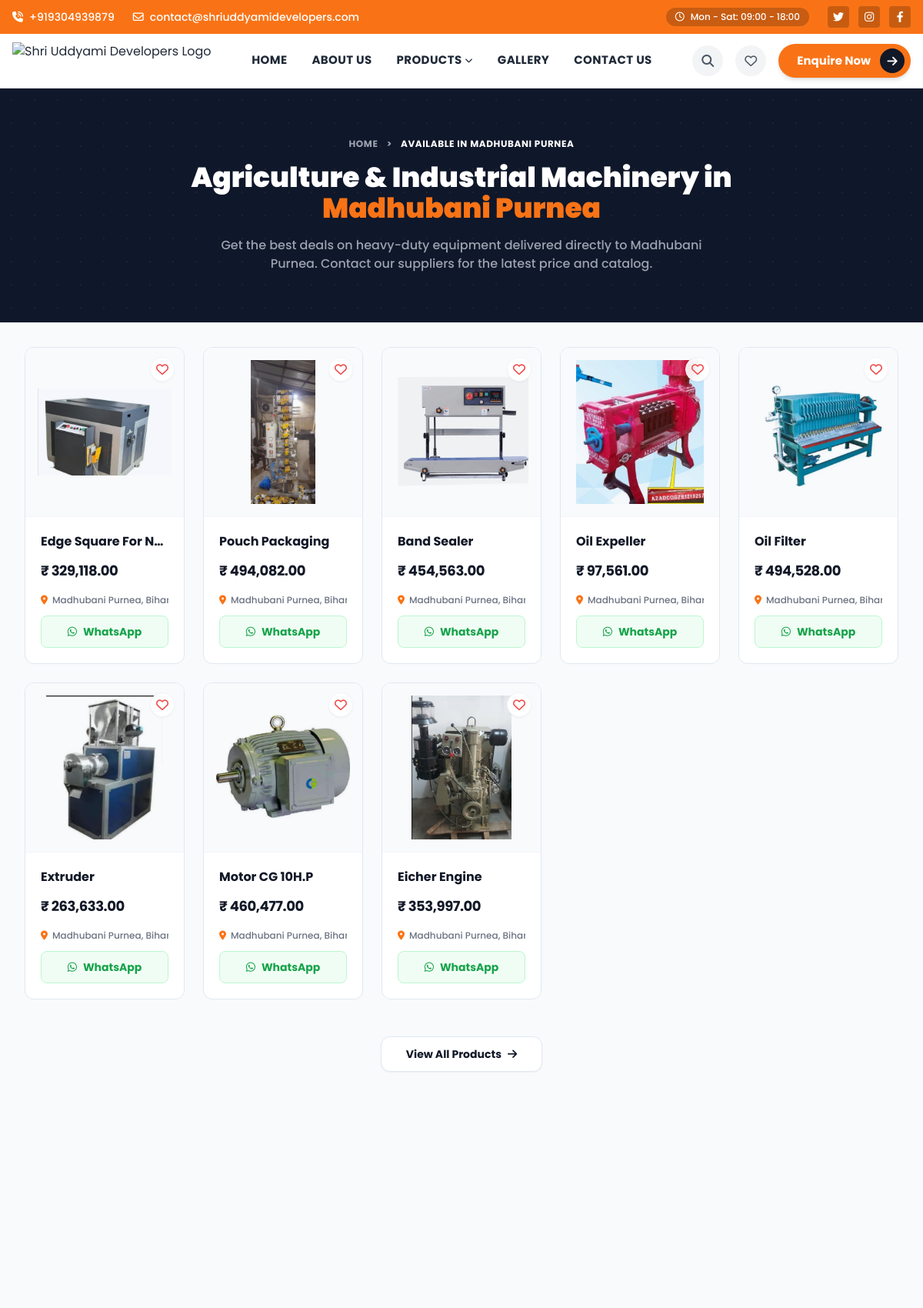
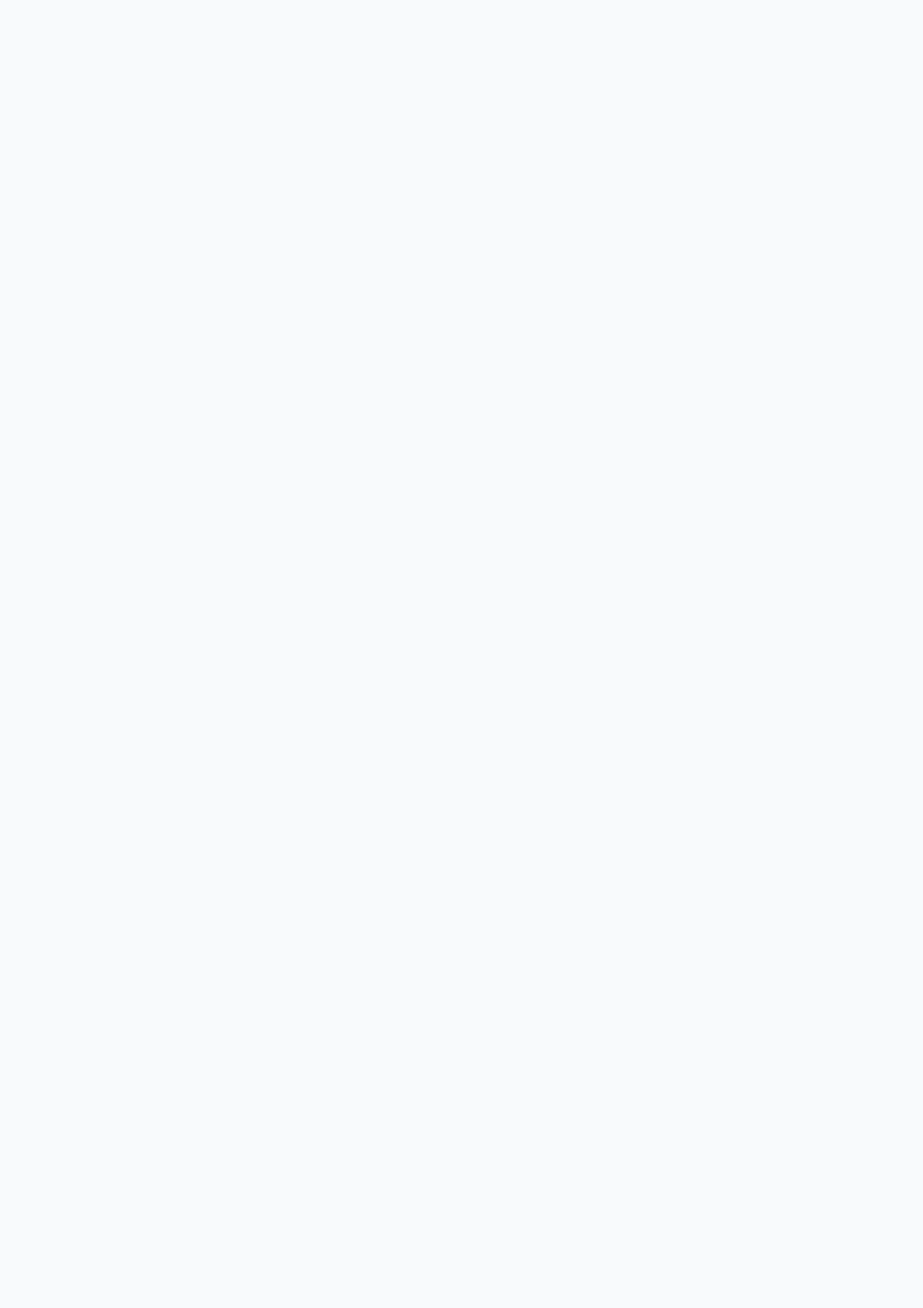
Screenshot of /location/madhubani-purnea (upper part) with the database file from the repository (2 pictures, top to bottom).
### tables this page shows
CREATE TABLE settings (
    id INTEGER PRIMARY KEY AUTOINCREMENT,
    key TEXT NOT NULL UNIQUE,
    value TEXT
);

CREATE TABLE products (
    id INTEGER PRIMARY KEY AUTOINCREMENT,
    category_id INTEGER,
    name TEXT NOT NULL,
    slug TEXT NOT NULL UNIQUE,
    short_description TEXT,
    description TEXT,
    specifications TEXT,
    applications TEXT,
    price REAL,
    price_visibility TEXT DEFAULT 'public', -- 'public', 'locked', 'hidden'
    featured INTEGER DEFAULT 0,
    status TEXT DEFAULT 'active', -- 'active', 'inactive'
    created_at DATETIME DEFAULT CURRENT_TIMESTAMP,
    FOREIGN KEY(category_id) REFERENCES categories(id)
);

### includes/functions.php (called while the page is built, shortened)
<?php
require_once __DIR__ . '/db.php';
function getSetting($key) {
    global $pdo;
    $stmt = $pdo->prepare("SELECT value FROM settings WHERE key = ?");
    $stmt->execute([$key]);
    return $stmt->fetchColumn() ?: '';
}
function formatPrice($price) {
    return '₹ ' . number_format($price, 2);
}
function getWhatsappLink($productName = '') {
    $whatsappNumber = getSetting('whatsapp');
    $cleanNumber = preg_replace('/[^0-9]/', '', $whatsappNumber);
    $message = "Hello! I am interested in your products.";
    if ($productName) {
        $message = "Hello! I am interested in the product: " . $productName;
    }
    return "https://wa.me/" . $cleanNumber . "?text=" . urlencode($message);
}

### location.php (the view, shortened to what this page needs)
<?php
require_once __DIR__ . '/includes/db.php';
require_once __DIR__ . '/includes/functions.php';
$locations = require __DIR__ . '/includes/locations.php';
$placeSlug = $_GET['place'] ?? '';
$currentPlace = '';
foreach ($locations as $locName => $coords) {
    if (strtolower(str_replace(' ', '-', $locName)) === strtolower($placeSlug)) {
        $currentPlace = $locName;
        break;
    }
}
$stmt = $pdo->prepare("
    SELECT p.*, c.name as category_name,
           (SELECT image_path FROM product_images WHERE product_id = p.id AND is_primary = 1 LIMIT 1) as primary_image
    FROM products p
    LEFT JOIN categories c ON p.category_id = c.id
    WHERE p.status = 'active'
    ORDER BY p.id DESC LIMIT 8
");
$stmt->execute();
$products = $stmt->fetchAll();
include __DIR__ . '/includes/header.php';
?>
<div class="bg-slate-50 min-h-screen pb-16">
    <div class="bg-slate-900 py-12 md:py-16 relative overflow-hidden z-10 mb-8">
        <div class="absolute inset-0 opacity-10" style="background-image: radial-gradient(#f97316 1px, transparent 1px); background-size: 30px 30px;"></div>
        <div class="relative z-20 max-w-4xl mx-auto text-center px-4">
            <nav class="text-xs text-gray-400 mb-4 font-bold tracking-wider uppercase">
                <a href="/" class="hover:text-primary transition-colors">Home</a> <span class="mx-2">&gt;</span>
                <span class="text-white">Available in <?php echo htmlspecialchars($currentPlace); ?></span>
            </nav>
            <h1 class="text-3xl md:text-4xl font-black text-white mb-4 leading-tight">Agriculture & Industrial Machinery in
                <span class="text-primary"><?php echo htmlspecialchars($currentPlace); ?></span></h1>
            <p class="text-gray-400 text-sm md:text-base max-w-2xl mx-auto font-medium">Get the best deals on heavy-duty equipment delivered directly to
                <?php echo htmlspecialchars($currentPlace); ?>. Contact our suppliers for the latest price and catalog.
            </p>
        </div>
    </div>
    <div class="max-w-[1440px] mx-auto px-4 md:px-8">
        <div class="grid grid-cols-2 sm:grid-cols-3 md:grid-cols-4 lg:grid-cols-5 xl:grid-cols-6 gap-4 md:gap-6">
            <?php foreach ($products as $product): ?>
                <div class="bg-white border border-slate-200 hover:border-primary transition-all h-full group flex flex-col rounded-xl overflow-hidden wishlist-card relative"
                    data-product-id="<?php echo $product['id']; ?>">
                    <a href="/products/<?php echo urlencode($product['slug']); ?>"
                        class="block relative w-full h-[200px] md:h-[220px] bg-slate-50 border-b border-slate-100 p-4 flex items-center justify-center">
                        <?php if ($product['primary_image']): ?>
                            <img src="/<?php echo htmlspecialchars($product['primary_image']); ?>"
                                class="w-full h-full object-contain mix-blend-multiply group-hover:scale-105 transition-transform duration-300" loading="lazy">
                        <?php else: ?>
                            <div class="w-full h-full flex items-center justify-center text-slate-200">
                                <i class="fa-solid fa-image text-4xl group-hover:scale-105 transition-transform duration-300"></i>
                            </div>
                        <?php endif; ?>
                    </a>
                    <div class="flex-grow flex flex-col p-4 md:p-5">
                        <a href="/products/<?php echo urlencode($product['slug']); ?>" class="block mb-3 w-full">
                            <h4
                                class="text-sm md:text-base font-bold text-gray-900 group-hover:text-primary transition-colors leading-snug truncate" title="<?php echo htmlspecialchars($product['name']); ?>">
                                <?php echo htmlspecialchars($product['name']); ?></h4>
                        </a>
                        <div class="price-container mb-4" data-product-id="<?php echo $product['id']; ?>"
                            data-price="<?php echo $product['price']; ?>"
                            data-visibility="<?php echo $product['price_visibility']; ?>">
                            <?php if ($product['price_visibility'] === 'public'): ?>
                                <span
                                    class="font-bold text-lg text-gray-900 tracking-tight"><?php echo formatPrice($product['price']); ?></span>
                            <?php endif; ?>
                        </div>
                        <div class="mt-auto space-y-3">
                            <p class="text-[11px] md:text-xs text-gray-500 truncate flex items-center gap-1.5 font-medium"><i
                                    class="fa-solid fa-location-dot text-primary"></i>
                                <?php echo htmlspecialchars($currentPlace); ?>, Bihar</p>
                                    <a href="<?php echo getWhatsappLink($product['name']); ?>" target="_blank" data-turbo="false"
                                        class="w-full flex items-center justify-center gap-2 bg-green-50 text-green-600 border border-green-200 font-bold text-xs md:text-sm py-2.5 rounded-lg hover:bg-green-600 hover:text-white hover:border-green-600 transition-colors">
                                        <i class="fa-brands fa-whatsapp"></i> WhatsApp
                                    </a>
                        </div>
                    </div>
                    <button
                        class="absolute top-3 right-3 w-8 h-8 bg-white/90 backdrop-blur-sm rounded-full flex items-center justify-center text-red-500 hover:text-gray-400 z-30 wishlist-btn shadow-sm transition-colors border border-slate-100"
                        data-id="<?php echo $product['id']; ?>">
                        <i class="fa-regular fa-heart"></i>
                    </button>
                </div>
            <?php endforeach; ?>
        </div>
        <?php if (!empty($products)): ?>
            <div class="mt-12 text-center">
                <a href="/search.php"
                    class="inline-flex items-center gap-2 bg-white border border-slate-200 text-gray-900 font-bold px-8 py-3 rounded-xl hover:border-primary hover:text-primary shadow-sm transition-all text-sm">
                    View All Products <i class="fa-solid fa-arrow-right"></i>
                </a>
            </div>
        <?php endif; ?>
    </div>
</div>
<?php include __DIR__ . '/includes/footer.php'; ?>

### includes/header.php (shortened to what this page needs)
<!DOCTYPE html>
<html lang="en">
<head>
    <link rel="stylesheet" href="https://cdnjs.cloudflare.com/ajax/libs/font-awesome/6.4.0/css/all.min.css">
    <link rel="stylesheet" href="https://cdn.jsdelivr.net/npm/swiper@10/swiper-bundle.min.css" />
    <script src="https://cdn.tailwindcss.com"></script>
    <link href="/assets/css/app.css" rel="stylesheet">
</head>
<body class="bg-slate-50 text-gray-800 antialiased font-sans pb-16 md:pb-0">
    <div class="bg-primary text-white py-2 px-4 hidden md:block">
        <div class="max-w-[1440px] mx-auto flex justify-between items-center text-sm font-medium">
            <div class="flex items-center gap-6">
                <a href="tel:<?php echo htmlspecialchars(getSetting('phone')); ?>" class="flex items-center gap-2 hover:text-white/80 transition-colors">
                    <i class="fa-solid fa-phone-volume"></i> <?php echo htmlspecialchars(getSetting('phone')); ?>
                </a>
                <a href="mailto:<?php echo htmlspecialchars(getSetting('email')); ?>" class="flex items-center gap-2 hover:text-white/80 transition-colors">
                    <i class="fa-regular fa-envelope"></i> <?php echo htmlspecialchars(getSetting('email')); ?>
                </a>
            </div>
            <div class="flex items-center gap-6">
                <div class="flex items-center gap-2 bg-black/20 px-3 py-1 rounded-full text-xs">
                    <i class="fa-regular fa-clock"></i> Mon - Sat: 09:00 - 18:00
                </div>
                <div class="flex items-center gap-3">
                    <a href="#" class="w-7 h-7 bg-black/20 rounded flex items-center justify-center hover:bg-black/40 transition-colors"><i class="fa-brands fa-twitter"></i></a>
                    <a href="#" class="w-7 h-7 bg-black/20 rounded flex items-center justify-center hover:bg-black/40 transition-colors"><i class="fa-brands fa-instagram"></i></a>
                    <a href="#" class="w-7 h-7 bg-black/20 rounded flex items-center justify-center hover:bg-black/40 transition-colors"><i class="fa-brands fa-facebook-f"></i></a>
                </div>
            </div>
        </div>
    </div>
    <header class="bg-white border-b border-gray-200 sticky top-0 z-50 shadow-sm transition-all duration-300">
        <div class="hidden md:flex max-w-[1440px] mx-auto px-4 h-[70px] items-center justify-between gap-8">
            <a href="/" class="flex-shrink-0">
                <img src="/assets/images/logo.png" alt="<?php echo htmlspecialchars(getSetting('store_name')); ?> Logo"
                    class="h-12 w-auto object-contain">
            </a>
            <nav class="hidden lg:flex items-center gap-8 font-bold text-[15px] text-gray-800 tracking-wide uppercase">
                <a href="/" class="hover:text-primary transition-colors border-b-2 border-transparent hover:border-primary py-2 <?php echo $_SERVER['REQUEST_URI'] == '/' ? 'text-primary border-primary' : ''; ?>">Home</a>
                <a href="/about.php" class="hover:text-primary transition-colors border-b-2 border-transparent hover:border-primary py-2">About Us</a>
                <div class="relative group py-2">
                    <a href="/search.php" class="hover:text-primary transition-colors flex items-center gap-1 border-b-2 border-transparent group-hover:border-primary">Products <i class="fa-solid fa-chevron-down text-[10px]"></i></a>
                </div>
                <a href="/gallery.php" class="hover:text-primary transition-colors border-b-2 border-transparent hover:border-primary py-2">Gallery</a>
                <a href="/contact.php" class="hover:text-primary transition-colors border-b-2 border-transparent hover:border-primary py-2">Contact Us</a>
            </nav>
            <div class="flex items-center gap-4 flex-shrink-0">
                <button onclick="document.getElementById('desktop-search').classList.toggle('hidden')" class="w-10 h-10 rounded-full bg-gray-100 flex items-center justify-center hover:bg-primary hover:text-white transition-colors text-gray-600">
                    <i class="fa-solid fa-search"></i>
                </button>
                <a href="/favorites.php" class="w-10 h-10 rounded-full bg-gray-100 flex items-center justify-center hover:bg-primary hover:text-white transition-colors text-gray-600">
                    <i class="fa-regular fa-heart"></i>
                </a>
                <a href="<?php echo getWhatsappLink('I have a requirement'); ?>" target="_blank"
                    class="hidden lg:flex items-center gap-3 text-[15px] font-bold text-white bg-primary pl-6 pr-2 py-1.5 rounded-full hover:bg-secondary transition-all group shadow-md">
                    Enquire Now <span class="bg-dark text-white w-8 h-8 rounded-full flex items-center justify-center group-hover:bg-white group-hover:text-dark transition-colors"><i class="fa-solid fa-arrow-right"></i></span>
                </a>
            </div>
        </div>
    </header>
    <main class="w-full bg-white min-h-screen relative">

### assets/css/app.css (style rules this page uses)
* { -webkit-tap-highlight-color: transparent; }

### rows the page displays
settings: value "+919304939879"
settings: value "contact@shriuddyamidevelopers.com"
products: shows a picture, name "Edge Square For N…", price "₹ 329,118.00"
products: shows a picture, name "Pouch Packaging", price "₹ 494,082.00"
products: shows a picture, name "Band Sealer", price "₹ 454,563.00"
products: shows a picture, name "Oil Expeller", price "₹ 97,561.00"
products: shows a picture, name "Oil Filter", price "₹ 494,528.00"
products: shows a picture, name "Extruder", price "₹ 263,633.00"
products: shows a picture, name "Motor CG 10H.P", price "₹ 460,477.00"
products: shows a picture, name "Eicher Engine", price "₹ 353,997.00"

### other values shown
$currentPlace "MADHUBANI PURNEA"
$currentPlace "Madhubani Purnea"
